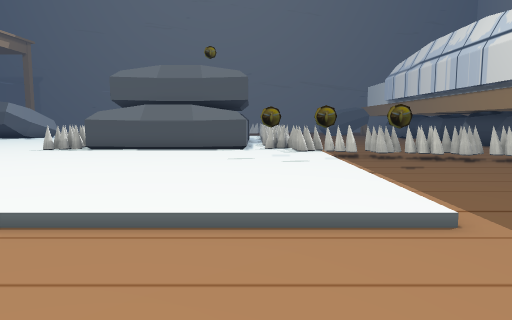
View 1 (above)

23 first-person views from a walk through a Unity game level. The camera is 1.5 m above the floor, tilts 6° down and sees 70° across. The floor is counted in squares, 1 m on a side. Each view is taken from the middle of a square. On the plan, view 1 faces up. The plan holds only what a view shows up to about 16 squares ahead; the rest is blank. The place goes on beyond the plan. The player character is not drawn. Some animated figures are left out. Some surface patterns are stand-ins.

View 2
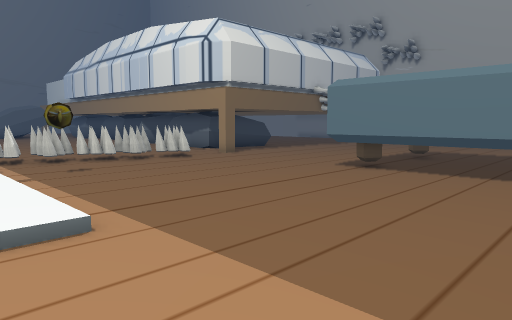

View 3
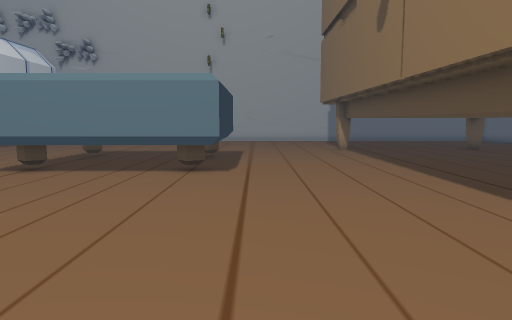

View 4
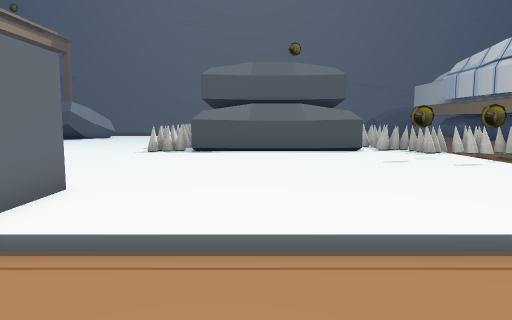

View 5
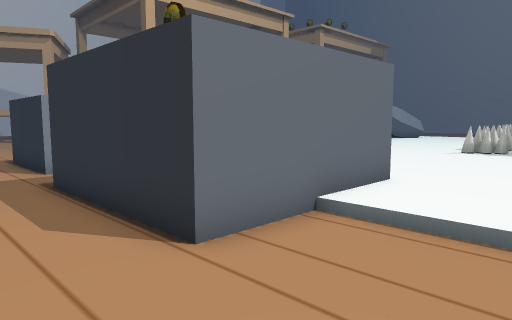

View 6
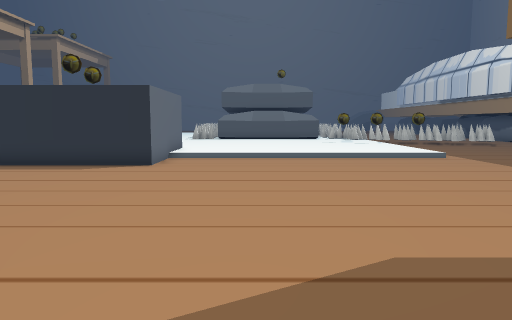

View 7
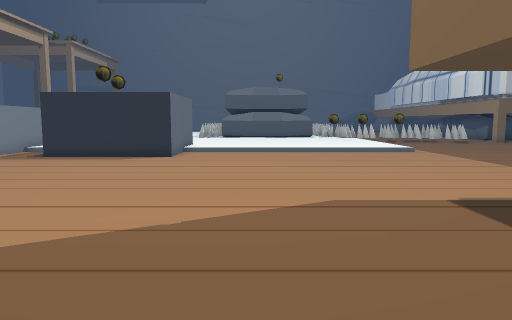

View 8
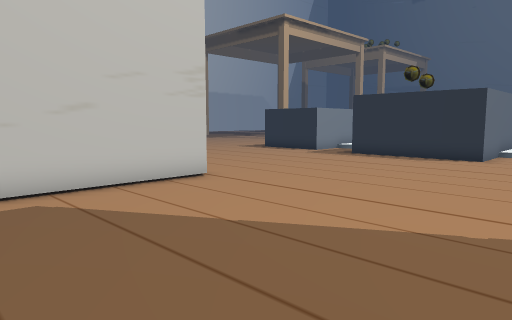

View 9
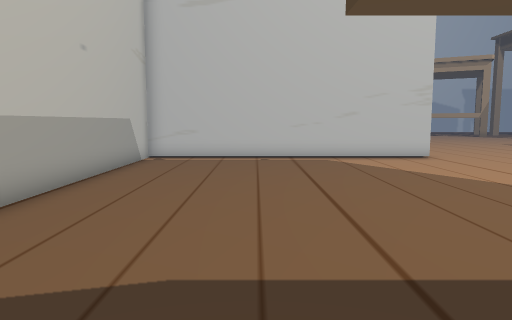

View 10
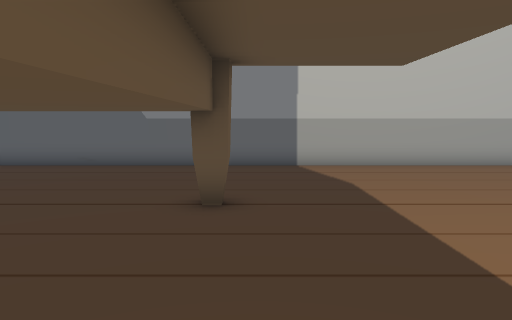

View 11
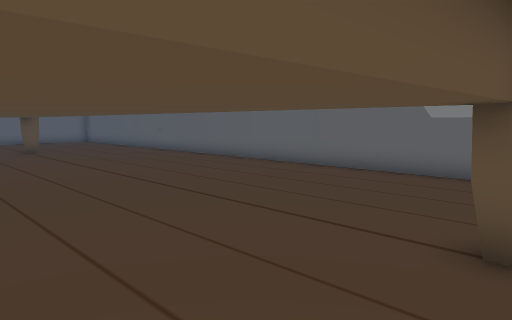

View 12
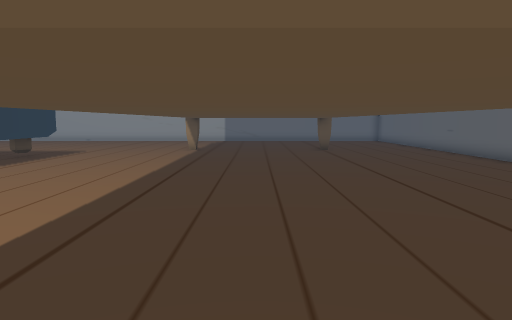

View 13
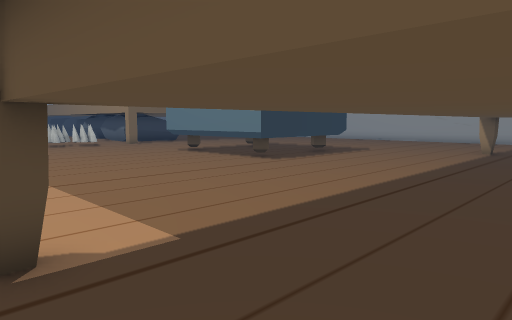

View 14
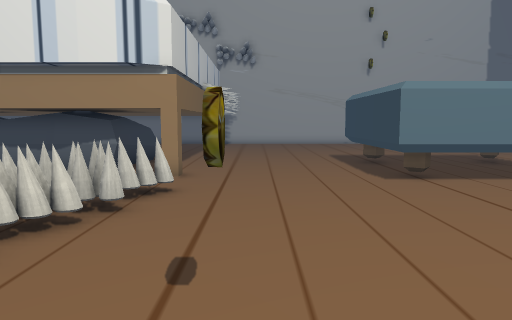

View 15
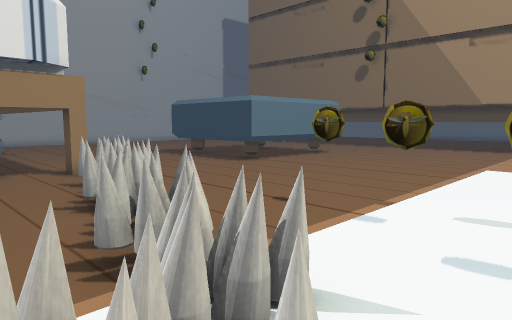

View 16
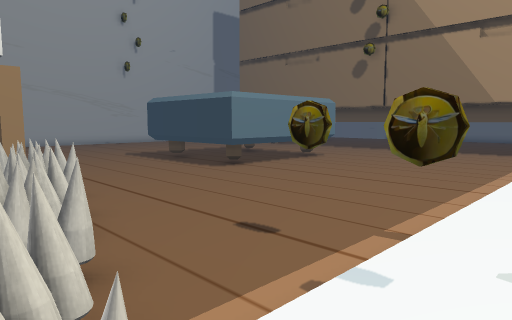

View 17
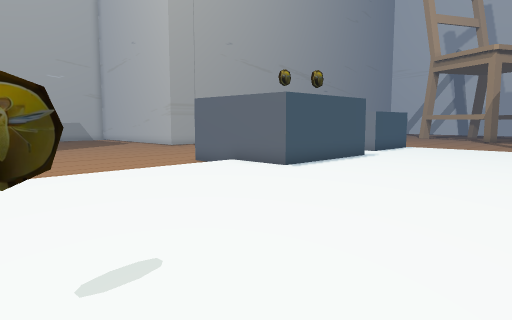

View 18
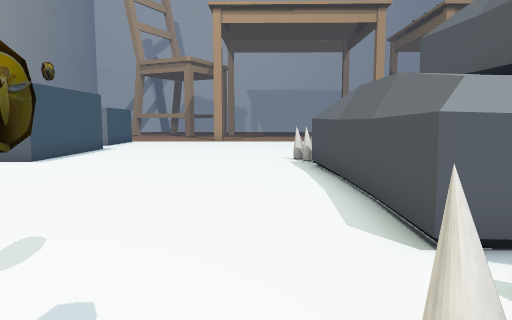

View 19
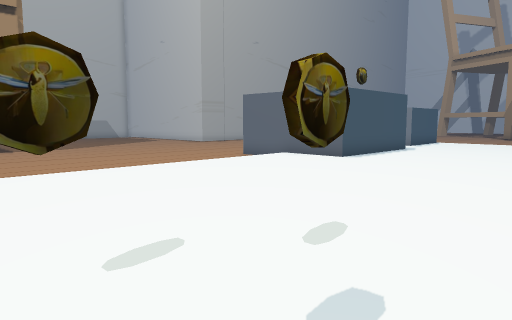

View 20
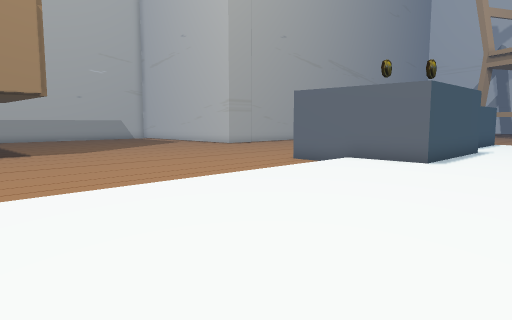

View 21
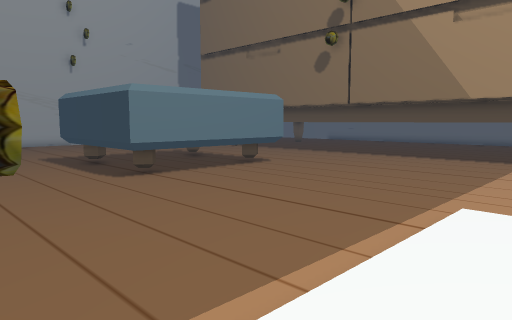

View 22
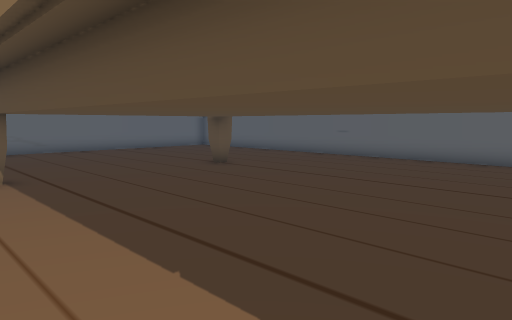

View 23
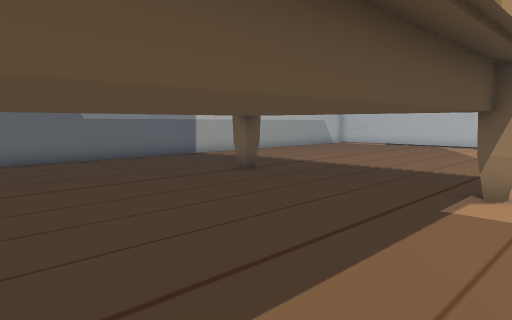

### Floor plan
Key: @ floor where view 1 was taken; # wall or solid block; . main floor; : floor 0.25 m higher than the main floor; / step, stairs or slope; = window, fence, low wall or low ledge; C cone; T thing the floor can be seen under or through; S shelf; O other object.
Columns run from 15 left of view 1 to 17 right of it. Each row starts with its distance up from view 1.
 18       O     OOO:CC ..        OO
 17   ::::OCOOOOOOO:CC.......   OOO
 16   ::::C::::::::::CCCC.......OOOOO
 15   ::::::::::::::::/CCCCC........
 14   ::::::::::::::::/...CCCO..#....
 13 ::::::::::::::::::/......C.......
 12 ::::::::::::::::::/..............
 11 ::::::::::::::::::/..............
 10 ::::::::::::::::::/..............
  9 ::::::::::::::::::/..............
  8 :SSSSSS:::::::::::/..............
  7       S:::::::::::/.......OOOOOOO
  6       S:::::::::::/.......OO   OO
  5       S////////////.......OO
  4       S...................OO
  3 .SSSSSS...................OO
  2 ..........................OO
  1 ..........................OO   OO
  0 ...............@..........OOOOOOO
 -1 .................................
 -2 .................................
 -3 .................................
 -4 .................................
 -5 .................................
 -6  ................TTTTTTTTTTTTTTT.
 -7   #..............T..............
 -8   #..............T..............
 -9   #..............T..............
-10   #..............T..............
-11   #..............T..............
-12   #..............T==============.
-13   #..............T...............
-14   #..............................
-15   #..............................
-16   #..............................
-17   #..............................
-18   #..............................
-19   ###############################

Where each view was taken, in squares from view 1:
view 1: 0 up, 0 right, facing up
view 2: 0 up, 1 right, facing up-right
view 3: 1 down, 1 right, facing right
view 4: 1 up, 5 left, facing up
view 5: 0 up, 5 left, facing up-left
view 6: 10 down, 5 left, facing up
view 7: 13 down, 5 left, facing up
view 8: 13 down, 5 left, facing up-left
view 9: 14 down, 2 right, facing left
view 10: 6 down, 1 right, facing down
view 11: 8 down, 1 right, facing down-right
view 12: 9 down, 1 right, facing right
view 13: 10 down, 1 right, facing up-right
view 14: 11 up, 1 right, facing right
view 15: 18 up, 0 right, facing down-right
view 16: 16 up, 1 right, facing down-right
view 17: 16 up, 1 right, facing down-left
view 18: 15 up, 3 right, facing left
view 19: 15 up, 3 right, facing down-left
view 20: 12 up, 3 right, facing down-left
view 21: 12 up, 1 right, facing down-right
view 22: 4 down, 10 right, facing down-right
view 23: 4 down, 10 right, facing down-left
